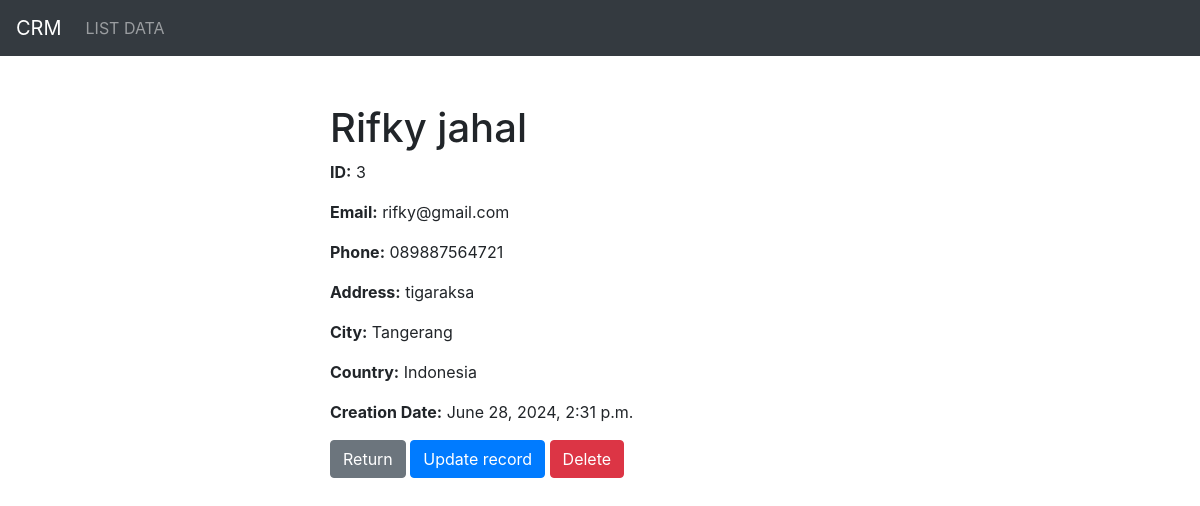
Screenshot of /view/3/ with the database file from the repository.
### dashboard/models.py (models this page shows, shortened)
class Record(models.Model):
    first_name = models.CharField(max_length=100)
    last_name = models.CharField(max_length=100)
    email = models.EmailField()
    phone = models.CharField(max_length=15)
    address = models.CharField(max_length=255)
    city = models.CharField(max_length=100)
    country = models.CharField(max_length=100)
    creation_date = models.DateTimeField(auto_now_add=True)

### dashboard/views.py (the view)
# urls.py: path('view/<int:id>/', views.view_record, name='view_record'),
def view_record(request, id):
    record = get_object_or_404(Record, id=id)
    return render(request, 'dashboard/view_record.html', {'record': record})

### dashboard/templates/dashboard/view_record.html (shortened to what this page needs)
<!DOCTYPE html>
<html lang="en">
<head>
    <link rel="stylesheet" href="https://stackpath.bootstrapcdn.com/bootstrap/4.5.2/css/bootstrap.min.css">
</head>
<body>
    <nav class="navbar navbar-expand-lg navbar-dark bg-dark">
        <a class="navbar-brand" href="#">CRM</a>
        <div class="collapse navbar-collapse" id="navbarNav">
            <ul class="navbar-nav">
                <li class="nav-item">
                    <a class="nav-link" href="{% url 'home' %}">LIST DATA</a>
                </li>
            </ul>
        </div>
    </nav>
    <div class="container mt-5">
        <div class="row">
            <div class="col-12 col-md-6 offset-md-3">
                <h1>{{ record.first_name }} {{ record.last_name }}</h1>
                <p><strong>ID:</strong> {{ record.id }}</p>
                <p><strong>Email:</strong> {{ record.email }}</p>
                <p><strong>Phone:</strong> {{ record.phone }}</p>
                <p><strong>Address:</strong> {{ record.address }}</p>
                <p><strong>City:</strong> {{ record.city }}</p>
                <p><strong>Country:</strong> {{ record.country }}</p>
                <p><strong>Creation Date:</strong> {{ record.creation_date }}</p>
                <a href="{% url 'home' %}" class="btn btn-secondary">Return</a>
                <a href="{% url 'update_record' record.id %}" class="btn btn-primary">Update record</a>
                <form action="{% url 'delete_record' record.id %}" method="post" style="display:inline;">
                    <button type="submit" class="btn btn-danger">Delete</button>
                </form>
            </div>
        </div>
    </div>
</body>
</html>

### rows the page displays
Record: first_name "Rifky", last_name "jahal", id "3", email "rifky@gmail.com", phone "089887564721", address "tigaraksa", city "Tangerang", country "Indonesia", creation_date "June 28, 2024, 2:31 p.m."
